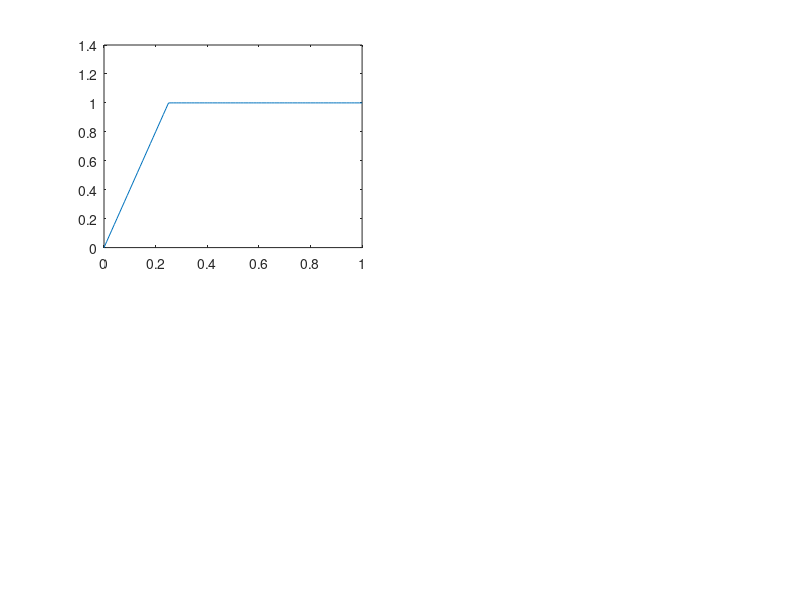

Source code (MATLAB): (Note: this script raises an error after producing the figure.)
%% Title 
% Heat and wave equations
%%  Initializations 
%{
Solving the differential equation with 
Utt+cUt=Uxx
U(0,t)=0, Ux(1,t)=0, U(x,0)=f(x), Ut(x,0)=0
where f(x)= 4x for 0< x < 1/4
          = 1  for 1/4< x < 1
          = dc  o/w
%}
clc; clear
m=800;                        %approximation
n=0:1:m;
Bet=(2*n+1)*pi/2;

c=[0, 1/2, 1, 2];             %arbitrary choices for c in: Utt+ cUt=Uxx
Lc=length(c);                 %length of c
x=0:.01:1;                    %Let that be our range for x-domain
Lx=length(x);
%% Utt+cUt=Uxx
for k=1:1:Lc                        %for each choice of c, plot it
    subplot(2,2,k)
    C1=c(k);
    a=sqrt(abs(C1^2-4*Bet.^2))/2;   %stuff inside the sin/cos;
    X=sin(Bet'*x);                  %X(x)
    Cn=8*sin(Bet/4)./(Bet.^2);      %Cn
    
    t=0:.1:2*pi/a(1);      %time domain
    Lt=length(t);          %length of t (aka pages of flip book)
    U1=zeros(1,Lx);        %initialize as zero.
    for r=1:1:length(n)
        U1(r,:)=Cn(r)*X(r,:);
    end
    U=sum(U1);             %plot f(x)=sum(Cn*X(x)) for t=1;
    plot(x,U);
    axis([0,1 -1,1])
    subplot(2,2,k)
    h=plot(x,U,'YDataSource','U');
    
    for w=1:1:Lt                    %animation
        tt=t(w);
        T=exp(-tt*C1/2)*(cos(a*tt)+C1./(2*a).*sin(a*tt)); %T(t)
        for r=1:1:length(n)
            U1(r,:)=Cn(r)*X(r,:)*T(r);
        end
        U=sum(U1);
        refreshdata(h,'caller');    %Update plot
        subplot(2,2,k)
        axis([0,1 -1,1])
        title(['Utt+',num2str(C1),'Ut=Uxx'])
        xlabel('x');
        drawnow; pause(.1)
    end
 end

%% Ut=Uxx
%Using the same initial conditions excep T'(0)=0
%then only T(t) changes
figure
m1=800;
n=1:1:m1;

x1=0:.01:1;
t1=0:.05:2;
Lx1=length(x1);
Lt1=length(t1);

U2=zeros(1,Lx1);
for r1=1:1:length(n)
    U2(r1,:)=Cn(r1)*X(r1,:);
end
Un=sum(U2);
plot(x1,Un);
axis([0,1 -.1,1])

 h=plot(x1,Un,'YDataSource','Un');
  for ww=1:1:Lt1
        tn=t1(ww);
        T1=exp(-(Bet).^2*tn);
        for r1=1:1:length(n)
            U2(r1,:)=Cn(r1)*X(r1,:)*T1(r1);
        end
        Un=sum(U2);
        refreshdata(h,'caller');
        axis([0,1 -.1,1])
        title('Ut=Uxx')
        xlabel('x')
        drawnow; pause(.5)
  end
  